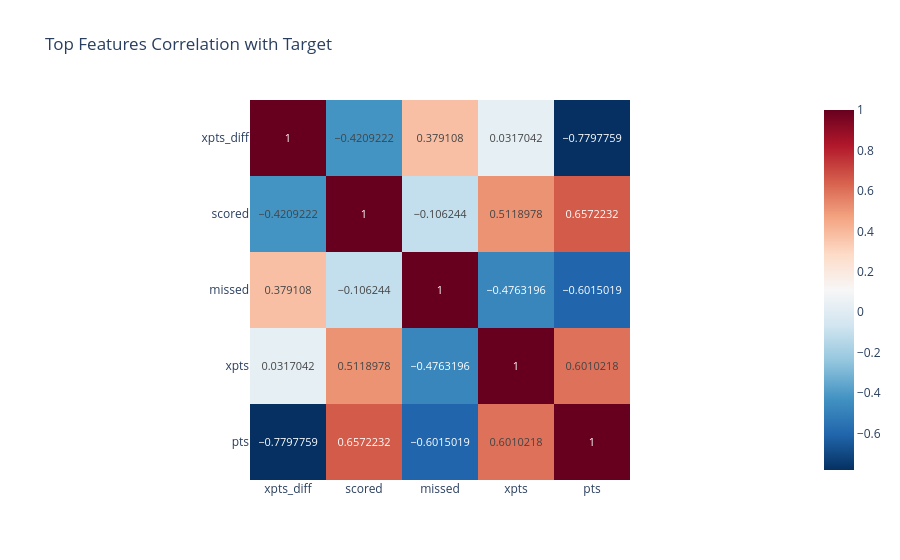

Source (notebook cell):
### Markdown cell above
<hr />

<h3>Which variables are most strongly correlated with team success?</h3>

### Code cell
## Top features focused heatmap
print('## Top Features Correlation')
top_features_corr = fpts_df[top_num_cols + [target_col]].corr()
fig_heatmap_top = px.imshow(
    top_features_corr,
    text_auto=True,
    color_continuous_scale='RdBu_r',
    title='Top Features Correlation with Target'
)
fig_heatmap_top.show()

### Figure 1 — Plotly figure (JSON) as saved in the notebook; plotly's stock layout.template omitted (floating-point values rounded to 4 significant figures)
{"data": [{"coloraxis": "coloraxis", "hovertemplate": "x: %{x}<br>y: %{y}<br>color: %{z}<extra></extra>", "name": "0", "texttemplate": "%{z}", "type": "heatmap", "x": ["xpts_diff", "scored", "missed", "xpts", "pts"], "xaxis": "x", "y": ["xpts_diff", "scored", "missed", "xpts", "pts"], "yaxis": "y", "z": [[1.0, -0.4209, 0.3791, 0.0317, -0.7798], [-0.4209, 1.0, -0.1062, 0.5119, 0.6572], [0.3791, -0.1062, 1.0, -0.4763, -0.6015], [0.0317, 0.5119, -0.4763, 1.0, 0.601], [-0.7798, 0.6572, -0.6015, 0.601, 1.0]]}], "layout": {"coloraxis": {"colorscale": [[0, "rgb(5,48,97)"], [0.1, "rgb(33,102,172)"], [0.2, "rgb(67,147,195)"], [0.3, "rgb(146,197,222)"], [0.4, "rgb(209,229,240)"], [0.5, "rgb(247,247,247)"], [0.6, "rgb(253,219,199)"], [0.7, "rgb(244,165,130)"], [0.8, "rgb(214,96,77)"], [0.9, "rgb(178,24,43)"], [1, "rgb(103,0,31)"]]}, "title": {"text": "Top Features Correlation with Target"}, "xaxis": {"anchor": "y", "constrain": "domain", "domain": [0, 1], "scaleanchor": "y"}, "yaxis": {"anchor": "x", "autorange": "reversed", "constrain": "domain", "domain": [0, 1]}}}
